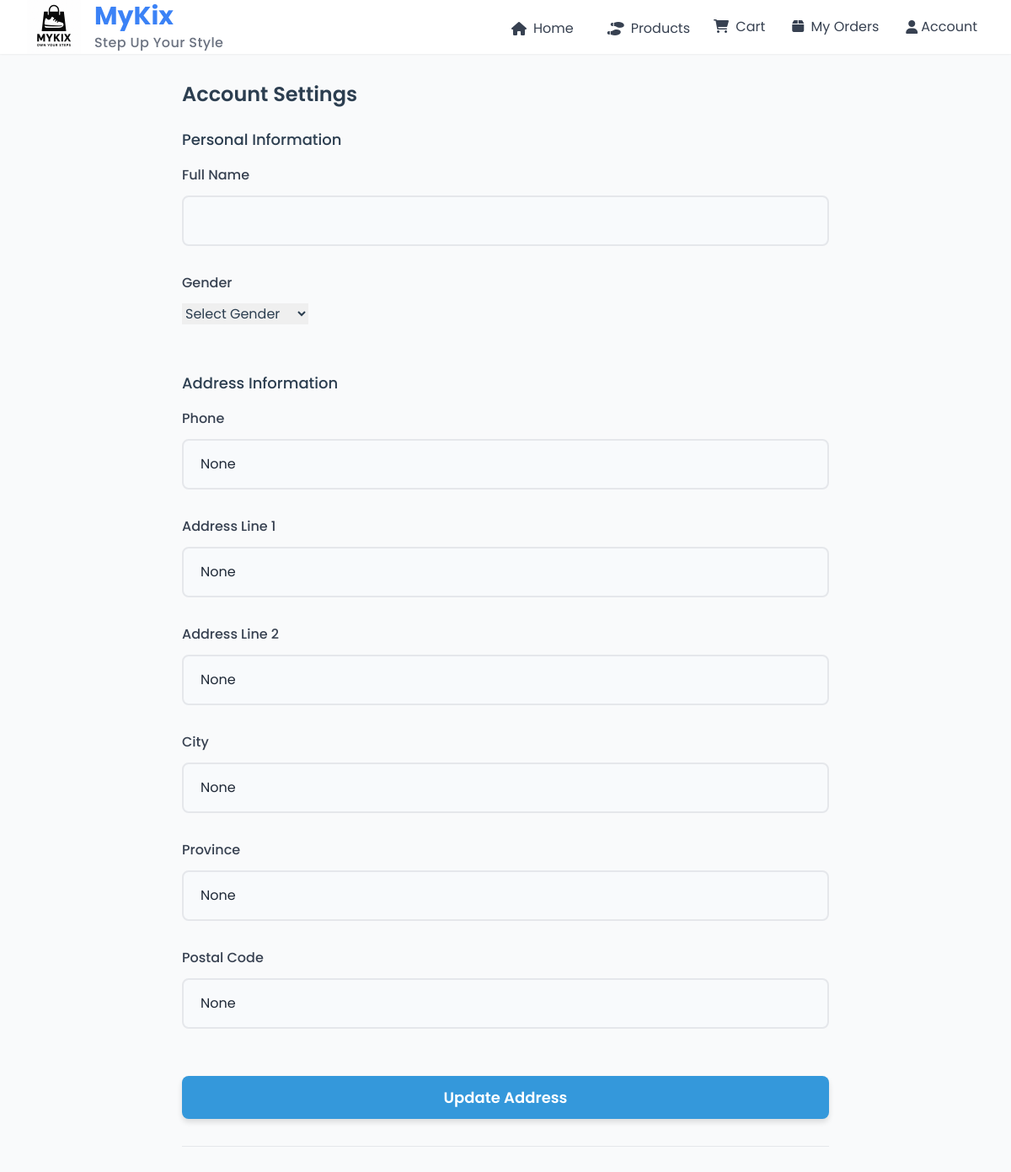
The app's page /settings (signed in, upper part), older data.
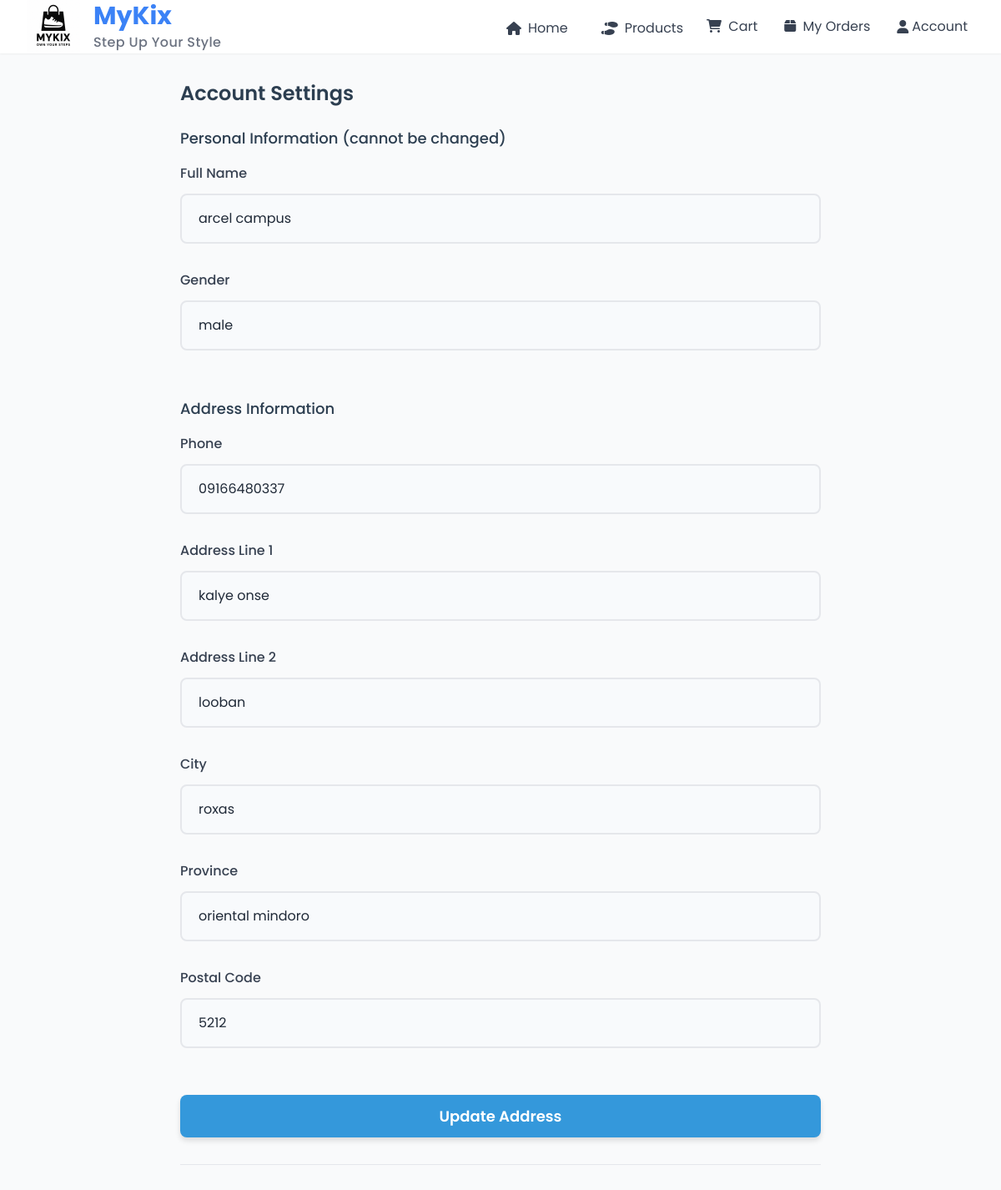
The same page, newer data.
### app.py (models this page shows, shortened)
class User(db.Model):
    id = db.Column(db.Integer, primary_key=True)
    username = db.Column(db.String(80), unique=True, nullable=False)
    email = db.Column(db.String(120), unique=True, nullable=False)
    password_hash = db.Column(db.String(128))
    is_admin = db.Column(db.Boolean, default=False)
    cart_items = db.relationship('CartItem', backref='user', lazy=True)
    orders = db.relationship('Order', backref='user', lazy=True)
    reset_token = db.Column(db.String(100))
    reset_token_expiry = db.Column(db.DateTime)
    gender = db.Column(db.String(20))  # male, female, prefer not to say
    full_name = db.Column(db.String(100))
    phone = db.Column(db.String(20))
    address_line1 = db.Column(db.String(200))
    address_line2 = db.Column(db.String(200))
    city = db.Column(db.String(100))
    province = db.Column(db.String(100))
    postal_code = db.Column(db.String(20))
    created_at = db.Column(db.DateTime, default=datetime.utcnow)
    last_login = db.Column(db.DateTime)
    shipping_info_updated_at = db.Column(db.DateTime)

### app.py (the view, shortened to what this page needs)
@app.route('/settings', methods=['GET', 'POST'])
def settings():
    if 'user_id' not in session:
        flash('Please login to access settings', 'error')
        return redirect(url_for('auth'))
    user = User.query.get(session['user_id'])
    if not user:
        flash('User not found', 'error')
        return redirect(url_for('auth'))
    personal_info_set = all([
        user.full_name,
        user.phone,
        user.address_line1,
        user.city,
        user.province,
        user.postal_code
    ])
    return render_template('settings.html', user=user, personal_info_set=personal_info_set)

### templates/settings.html (shortened to what this page needs)
{% extends "base.html" %}
{% block content %}
<div class="settings-container max-w-3xl mx-auto py-8">
    <h2 class="text-2xl font-semibold mb-6">Account Settings</h2>
    <form method="POST" action="{{ url_for('settings') }}" class="space-y-6">
        {% if personal_info_set %}
        <fieldset disabled>
            <legend class="text-lg font-medium mb-4">Personal Information (cannot be changed)</legend>
            <div class="form-group">
                <label for="full_name">Full Name</label>
                <input type="text" id="full_name" name="full_name" value="{{ user.full_name }}" class="input" disabled>
            </div>
            <div class="form-group">
                <label for="gender">Gender</label>
                <input type="text" id="gender" name="gender" value="{{ user.gender }}" class="input" disabled>
            </div>
        </fieldset>
        {% else %}
        <fieldset>
            <legend class="text-lg font-medium mb-4">Personal Information</legend>
            <div class="form-group">
                <label for="full_name">Full Name</label>
                <input type="text" id="full_name" name="full_name" value="{{ user.full_name or '' }}" class="input" required>
            </div>
            <div class="form-group">
                <label for="gender">Gender</label>
                <select id="gender" name="gender" class="input">
                    <option value="" {% if not user.gender %}selected{% endif %}>Select Gender</option>
                </select>
            </div>
        </fieldset>
        {% endif %}
        <div>
            <legend class="text-lg font-medium mb-4">Address Information</legend>
            <div class="form-group">
                <label for="phone">Phone</label>
                <input type="text" id="phone" name="phone" value="{{ user.phone }}" class="input" required>
            </div>
            <div class="form-group">
                <label for="address_line1">Address Line 1</label>
                <input type="text" id="address_line1" name="address_line1" value="{{ user.address_line1 }}" class="input" required>
            </div>
            <div class="form-group">
                <label for="address_line2">Address Line 2</label>
                <input type="text" id="address_line2" name="address_line2" value="{{ user.address_line2 }}" class="input">
            </div>
            <div class="form-group">
                <label for="city">City</label>
                <input type="text" id="city" name="city" value="{{ user.city }}" class="input" required>
            </div>
            <div class="form-group">
                <label for="province">Province</label>
                <input type="text" id="province" name="province" value="{{ user.province }}" class="input" required>
            </div>
            <div class="form-group">
                <label for="postal_code">Postal Code</label>
                <input type="text" id="postal_code" name="postal_code" value="{{ user.postal_code }}" class="input" required>
            </div>
        </div>
        <button type="submit" class="btn btn-primary">Update Address</button>
    </form>
    <hr class="my-8">
    </div>
    {% endblock %}

Row changes from the older to the newer data that the page shows:
changed User: full_name (not shown) → "arcel campus"; phone "None" → "09166480337"; address_line1 "None" → "kalye onse"; address_line2 "None" → "looban"; city "None" → "roxas"; province "None" → "oriental mindoro"; postal_code "None" → "5212"; gender "Select Gender" → "male"
Text that changed along with them:
text no longer shown: "Personal Information"
text now shown: "Personal Information (cannot be changed)"
